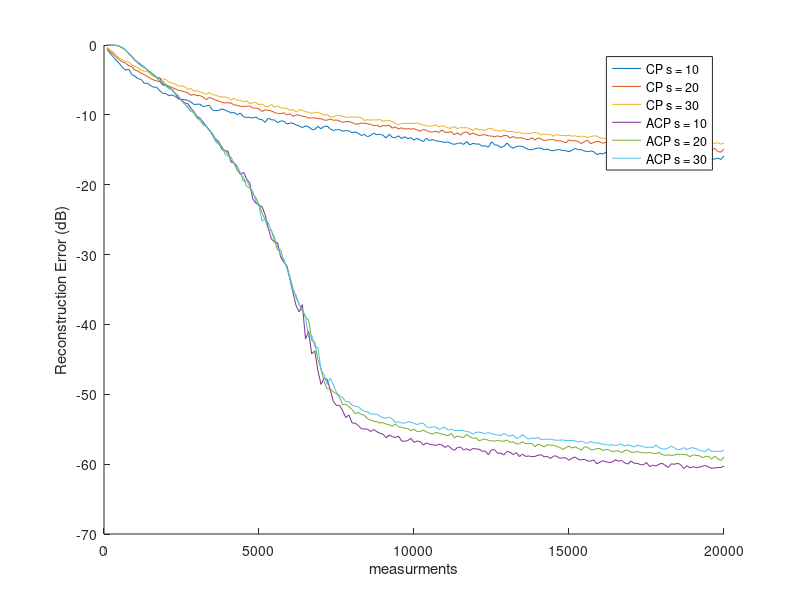

MATLAB code to generate this figure:
clear;
close all;
clc;
%% load data
Error_CP_Tt = zeros(3,200);
Error_ACP_Tt = zeros(3,200);
load('SimResult_N=1000_n=50_s=10');
Error_CP_Tt(1,:) = Error_CP_T;
Error_ACP_Tt(1,:) = Error_ACP_T;
load('SimResult_N=1000_n=50_s=20');
Error_CP_Tt(2,:) = Error_CP_T;
Error_ACP_Tt(2,:) = Error_ACP_T;
load('SimResult_N=1000_n=50_s=30');
Error_CP_Tt(3,:) = Error_CP_T;
Error_ACP_Tt(3,:) = Error_ACP_T;
%% plot result
close all;
hold all;
legendInfo = cell(1,6);
for s_it=1:3
    plot(((0:(T_it_number-1))*Step_m+Min_m),10*log10(Error_CP_Tt(s_it,:)));
    legendInfo{s_it} = ['CP s = ' num2str((s_it)*10)];
end

for s_it=1:3
    plot(((0:(T_it_number-1))*Step_m+Min_m),10*log10(Error_ACP_Tt(s_it,:)));
    legendInfo{3+s_it} = ['ACP s = ' num2str((s_it)*10)];
end

legend(legendInfo)
ylabel('Reconstruction Error (dB)')
xlabel('measurments')

hold off;
